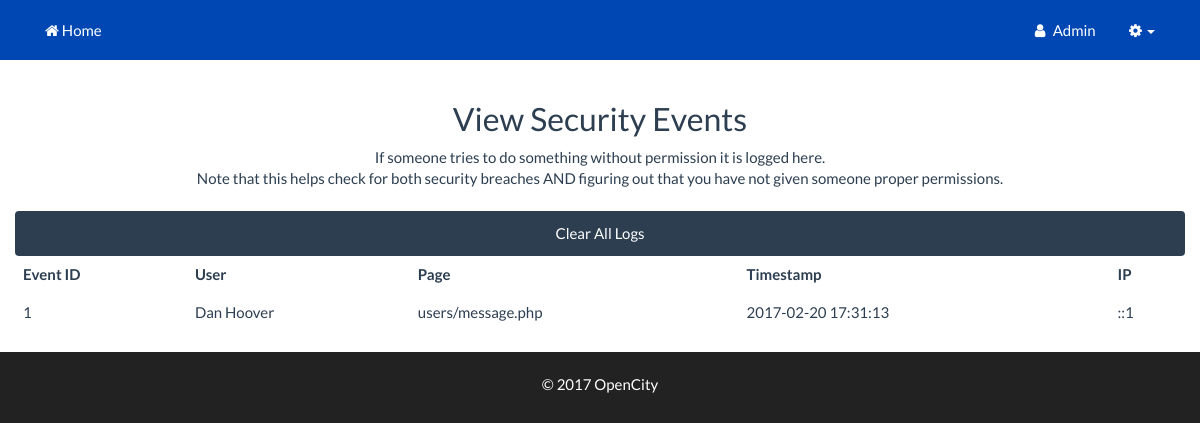
The app's page /buSmilesService/users/tomfoolery.php (signed in) with its own data.
### tables this page shows
CREATE TABLE `users` (
  `id` int(11) NOT NULL,
  `email` varchar(155) NOT NULL,
  `username` varchar(255) NOT NULL,
  `password` varchar(255) NOT NULL,
  `fname` varchar(255) NOT NULL,
  `lname` varchar(255) NOT NULL,
  `permissions` int(11) NOT NULL,
  `logins` int(100) NOT NULL,
  `account_owner` tinyint(4) NOT NULL DEFAULT '0',
  `account_id` int(11) NOT NULL DEFAULT '0',
  `company` varchar(255) NOT NULL,
  `stripe_cust_id` varchar(255) NOT NULL,
  `billing_phone` varchar(20) NOT NULL,
  `billing_srt1` varchar(255) NOT NULL,
  `billing_srt2` varchar(255) NOT NULL,
  `billing_city` varchar(255) NOT NULL,
  `billing_state` varchar(255) NOT NULL,
  `billing_zip_code` varchar(255) NOT NULL,
  `join_date` datetime NOT NULL,
  `last_login` datetime NOT NULL,
  `email_verified` tinyint(4) NOT NULL DEFAULT '0',
  `vericode` varchar(15) NOT NULL,
  `title` varchar(100) NOT NULL,
  `active` int(1) NOT NULL,
  `custom1` varchar(255) NOT NULL,
  `custom2` varchar(255) NOT NULL,
  `custom3` varchar(255) NOT NULL,
  `custom4` varchar(255) NOT NULL,
  `custom5` varchar(255) NOT NULL,
  `oauth_provider` varchar(255) NOT NULL,
  `oauth_uid` varchar(255) NOT NULL,
  `gender` varchar(10) NOT NULL,
  `locale` varchar(10) NOT NULL,
  `gpluslink` varchar(255) NOT NULL,
  `picture` varchar(255) NOT NULL,
  `created` datetime NOT NULL,
  `modified` datetime NOT NULL,
  `fb_uid` varchar(255) NOT NULL,
  `un_changed` int(1) NOT NULL
);

CREATE TABLE `audit` (
  `id` int(11) NOT NULL,
  `user` int(11) NOT NULL,
  `page` varchar(255) NOT NULL,
  `timestamp` timestamp NOT NULL DEFAULT CURRENT_TIMESTAMP ON UPDATE CURRENT_TIMESTAMP,
  `ip` varchar(255) NOT NULL,
  `viewed` int(1) NOT NULL
);

CREATE TABLE `pages` (
  `id` int(11) NOT NULL,
  `page` varchar(100) NOT NULL,
  `private` int(11) NOT NULL DEFAULT '0'
);

### buSmilesService/users/classes/Config.php (called while the page is built)
<?php
class Config {
	public static function get($path = null){
		if($path){
			$config = $GLOBALS['config'];
			$path = explode('/', $path);
			foreach ($path as $bit) {
				if(isset($config[$bit])){
					$config = $config[$bit];
				} else {
					return false;
				}
			}
			return $config;
		}
		return false;
	}
}

### buSmilesService/users/classes/DB.php (called while the page is built, shortened)
<?php
class DB {
	private static $_instance = null;
	private $_pdo, $_query, $_error = false, $_results, $_resultsArray, $_count = 0, $_lastId, $_queryCount=0;
	private function __construct(){
		try{
			$this->_pdo = new PDO('mysql:host=' .
				Config::get('mysql/host') .';dbname='.
				Config::get('mysql/db'),
				Config::get('mysql/username'),
				Config::get('mysql/password'),
				array(PDO::MYSQL_ATTR_INIT_COMMAND => "SET SESSION sql_mode = ''"));
		} catch(PDOException $e){
			die($e->getMessage());
		}
	}
	public static function getInstance(){
		if (!isset(self::$_instance)) {
			self::$_instance = new DB();
		}
		return self::$_instance;
	}
	public function query($sql, $params = array()){
		$this->_error = false;
		if ($this->_query = $this->_pdo->prepare($sql)) {
			$x = 1;
			if (count($params)) {
				foreach ($params as $param) {
					$this->_query->bindValue($x, $param);
					$x++;
				}
			}
			if ($this->_query->execute()) {
				$this->_results = $this->_query->fetchALL(PDO::FETCH_OBJ);
				$this->_count = $this->_query->rowCount();
			} else{
				$this->_error = true;
			}
		}
		return $this;
	}
	public function action($action, $table, $where = array()){
		$sql = "{$action} FROM {$table}";
		$value = '';
		if (count($where) === 3) {
			$operators = array('=', '>', '<', '>=', '<=');
			$field = $where[0];
			$operator = $where[1];
			$value = $where[2];
			if(in_array($operator, $operators)){
				$sql .= " WHERE {$field} {$operator} ?";
			}
		}
		if (!$this->query($sql, array($value))->error()) {
			return $this;
		}
		return false;
	}
	public function get($table, $where){
		return $this->action('SELECT *', $table, $where);
	}
	public function results($assoc = false){
		return $this->_results;
	}
	public function first(){
		return $this->results()[0];
	}
	public function count(){
		return $this->_count;
	}
	public function error(){
		return $this->_error;
	}
}

### buSmilesService/users/classes/User.php (called while the page is built, shortened)
<?php
class User {
	private $_db, $_data, $_sessionName, $_isLoggedIn, $_cookieName;
	public function __construct($user = null){
		$this->_db = DB::getInstance();
		$this->_sessionName = Config::get('session/session_name');
		if (!$user) {
			if (Session::exists($this->_sessionName)) {
				$user = Session::get($this->_sessionName);
				if ($this->find($user)) {
					$this->_isLoggedIn = true;
				} else {
				}
			}
		} else {
			$this->find($user);
		}
	}
	public function find($user = null){
		if ($user) {
			if(is_numeric($user)){
				$field = 'id';
			}elseif(!filter_var($user, FILTER_VALIDATE_EMAIL) === false){
				$field = 'email';
			}else{
				$field = 'username';
			}
			$data = $this->_db->get('users', array($field, '=', $user));
			if ($data->count()) {
				$this->_data = $data->first();
				if($this->data()->account_id == 0 && $this->data()->account_owner == 1){
					$this->_data->account_id = $this->_data->id;
				}
				return true;
			}
		}
		return false;
	}
	public function data(){
		return $this->_data;
	}
	public function isLoggedIn(){
		return $this->_isLoggedIn;
	}
}

### buSmilesService/users/classes/Session.php (called while the page is built, shortened)
<?php
class Session {
	public static function exists($name){
		return (isset($_SESSION[$name])) ? true : false;
	}
	public static function get($name){
		return $_SESSION[$name];
	}
}

### buSmilesService/users/init.php (called while the page is built, shortened)
<?php
$abs_us_root=$_SERVER['DOCUMENT_ROOT'];
$self_path=explode("/", $_SERVER['PHP_SELF']);
$self_path_length=count($self_path);
for($i = 1; $i < $self_path_length; $i++){
	array_splice($self_path, $self_path_length-$i, $i);
	$us_url_root=implode("/",$self_path)."/";
	if (file_exists($abs_us_root.$us_url_root.'z_us_root.php')){
		break;
	}else{
		$file_found=FALSE;
	}
}
require_once $abs_us_root.$us_url_root.'users/helpers/helpers.php';
require_once $abs_us_root.$us_url_root.'users/classes/Config.php';
require_once $abs_us_root.$us_url_root.'users/classes/DB.php';
require_once $abs_us_root.$us_url_root.'users/classes/Session.php';
require_once $abs_us_root.$us_url_root.'users/classes/User.php';
$user = new User();

### buSmilesService/users/tomfoolery.php (the view, shortened to what this page needs)
<?php
require_once 'init.php';
require_once $abs_us_root.$us_url_root.'users/includes/header.php';
require_once $abs_us_root.$us_url_root.'users/includes/navigation.php';
?>
<?php
$tomQ = $db->query("SELECT * FROM audit ORDER BY id DESC LIMIT 400");
$tomC = $tomQ->count();
if($tomC > 0){
	$tom = $tomQ->results();
}
?>
<div id="page-wrapper">
	<div class="container-fluid">
		<div class="row">
			<div class="col-sm-12" align="center">
				<?php	if($tomC > 0){ ?>
					<h2>View Security Events</h2>
					If someone tries to do something without permission it is logged here.<br>
					Note that this helps check for both security breaches AND figuring out that you have not given someone proper permissions.<br><br>
					<table class="table table-hover">
						<thead>
							<tr>
								<th>Event ID</th>
								<th>User</th>
								<th>Page</th>
								<th>Timestamp</th>
								<th>IP</th>
							</tr>
						</thead>
						<tbody>
							<form class="" action="tomfoolery.php" method="post">
								<input class='btn btn-large btn-primary' type='submit' name="clear" value='Clear All Logs'/>
								<?php foreach ($tom as $m){ ?>
									<tr>
										<td><?=$m->id?></td>
										<td><?php echouser($m->user)?></td>
										<td><?php echopage($m->page);?></td>
										<td><?=$m->timestamp?></td>
										<td><?=$m->ip?></td>
									</tr>
									<?php } ?>
								</tbody>
							</table>
							<?php	}else{ ?>
								<h2 align = "center">No Events. Site is clean.</h2>
								<?php	} ?>
						</div>
					</div>
				</div>
			</div>
		<?php require_once $abs_us_root.$us_url_root.'users/includes/page_footer.php';  ?>
		<?php require_once $abs_us_root.$us_url_root.'users/includes/html_footer.php';  ?>

### buSmilesService/users/includes/navigation.php (shortened to what this page needs)
<div class="navbar navbar-fixed-top navbar-inverse" role="navigation">
	<div class="container">
		<div class="collapse navbar-collapse navbar-top-menu-collapse navbar-right">
			<ul class="nav navbar-nav ">
				<?php if($user->isLoggedIn()){ ?>
					<li><a href="<?=$us_url_root?>users/account.php"><i class="fa fa-fw fa-user"></i> <?php echo ucfirst($user->data()->username);?></a></li>
					<li class="dropdown hidden-xs"><a class="dropdown-toggle" href="#" data-toggle="dropdown"><i class="fa fa-fw fa-cog"></i><b class="caret"></b></a>
					</li>
				<?php }  ?>
			</ul>
		</div>
	<?php require_once $abs_us_root.$us_url_root.'usersc/includes/navigation.php';?>
	</div>
</div>

### buSmilesService/users/helpers/us_helpers.php (shortened to what this page needs)
<?php
function checkPermission($permission) {
	$db = DB::getInstance();
	global $user;
	$access = 0;
	foreach($permission[0] as $perm){
		if ($access == 0){
			$query = $db->query("SELECT id FROM user_permission_matches  WHERE user_id = ? AND permission_id = ?",array($user->data()->id,$perm->permission_id));
			$results = $query->count();
			if ($results > 0){
				$access = 1;
			}
		}
	}
	if ($access == 1){
		return true;
	}
}
function echouser($id){
  $db = DB::getInstance();
	$settingsQ = $db->query("SELECT echouser FROM settings");
	$settings = $settingsQ->first();
	if($settings->echouser == 0){
	$query = $db->query("SELECT fname,lname FROM users WHERE id = ? LIMIT 1",array($id));
  $count=$query->count();
	if ($count > 0) {
		$results=$query->first();
		echo $results->fname." ".$results->lname;
	} else {
		echo "-";
	}
	}
}
	function echopage($id){
	  $db = DB::getInstance();
		$query = $db->query("SELECT page FROM pages WHERE id = ? LIMIT 1",array($id));
	  $count=$query->count();
		if ($count > 0) {
	    $results=$query->first();
	  	echo $results->page;
		} else {
			echo "Unknown";
		}
	}

### buSmilesService/users/css/sb-admin.css (style rules this page uses)
body { margin-top: 50px; background-color: #222; }
@media (min-width:768px) { body { margin-top: 50px; } }
#page-wrapper { width: 100%; background-color: #fff; }
@media (min-width:768px) { #page-wrapper { padding-top: 30px; } }
.btn { width: 100%; }

### buSmilesService/usersc/includes/bootstrap_corrections.php (style rules this page uses)
@media screen and (min-width: 1200px) { body { padding-top: -80px !important; } }

### records on screen
users: username "Admin"
audit: id "1", users.fname "Dan", users.lname "Hoover", pages.page "users/message.php", timestamp "2017-02-20 17:31:13", ip "::1"

### other values on screen
$copyright_message "2017 OpenCity"
